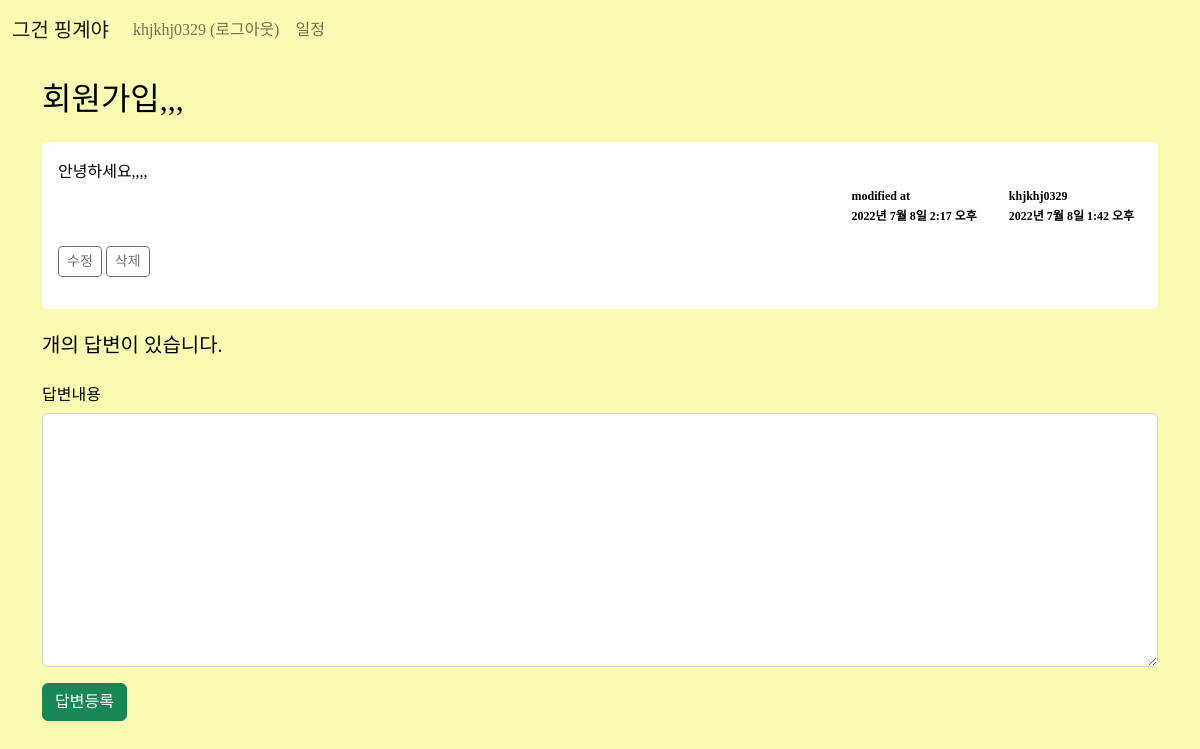
Screenshot of /2/ (signed in) with the database file from the repository.
### excuse/models.py (models this page shows, shortened)
class Excuse(models.Model):
    author = models.ForeignKey(User, on_delete=models.CASCADE)
    subject = models.CharField(max_length=200)
    content = models.TextField()
    create_date = models.DateTimeField()
    modify_date = models.DateTimeField(null=True, blank=True)

### excuse/views.py (the view)
# urls.py: path('<int:question_id>/', views.detail, name='detail'),
def detail(request, question_id):
    question = get_object_or_404(Excuse, pk=question_id)
    context = {'question': question}
    return render(request, 'excuse/excuse_detail.html', context)

### templates/excuse/excuse_detail.html (shortened to what this page needs)
{% extends 'base.html' %}
{% block content %}
{% load static %}
<link rel="stylesheet" href="{% static 'css/answer.css' %}">
<div class="container my-3">
<h2 class="border-bottom py-2">{{ question.subject }}</h2>
<div class="card my-3">
    <div class="card-body">
        <div class="card-text" style="white-space: pre-line;">{{ question.content }}</div>
        <div class="d-flex justify-content-end">
            {% if question.modify_date %}
            <div class="badge bg-light text-dark p-2 text-start mx-3">
                <div class="mb-2">modified at</div>
                <div>{{ question.modify_date }}</div>
            </div>
            {% endif %}
            <div class="badge bg-light text-dark p-2 text-start">
                <div class="mb-2">{{ question.author.username }}</div>
                <div>{{ question.create_date }}</div>
            </div>
        </div>
        <div class="my-3">
            {% if request.user == question.author %}
            <a href="{% url 'excuse:excuse_modify' question.id  %}"
               class="btn btn-sm btn-outline-secondary">수정</a>
            <a href="javascript:void(0)" class="delete btn btn-sm btn-outline-secondary"
       data-uri="{% url 'excuse:excuse_delete' question.id  %}">삭제</a>
            {% endif %}
        </div>
    </div>
</div>
    <h5 class="border-bottom my-3 py-2">{{question.answer_set.count}}개의 답변이 있습니다.</h5>
<form action="{% url 'excuse:board_create' question.id %}" method="post" class="my-3">
    <div class="mb-3">
        <label for="content" class="form-label">답변내용</label>
        <textarea {% if not user.is_authenticated %}disabled{% endif %}
              name="content" id="content" class="form-control" rows="10"></textarea>
    </div>
    <input type="submit" value="답변등록" class="btn btn-success">
</form>
</div>
{% endblock %}

### templates/navbar.html (shortened to what this page needs)
<nav class="navbar navbar-expand-lg navbar-light bg-light border-bottom">
    <div class="container-fluid">
        <a class="navbar-brand" href="{% url 'excuse:index' %}">그건 핑계야</a>
        <div class="collapse navbar-collapse" id="navbarSupportedContent">
            <ul class="navbar-nav">
                <li class="nav-item">
                    {% if user.is_authenticated %}
                    <a class="nav-link" href="{% url 'common:logout' %}">{{ user.username }} (로그아웃)</a>
                    {% else %}
                    <a class="nav-link" href="{% url 'common:login' %}">로그인</a>
                    {% endif %}
                </li>
                <li>
                    <a class="nav-link" href="{% url 'calendar:calendar' %}">일정</a>
                </li>
            </ul>
        </div>
    </div>
</nav>

### static/css/answer.css (style rules this page uses)
body { background-color: #F9FBB2; }

### rows the page displays
Excuse: subject "회원가입,,,", content "안녕하세요,,,,", modify_date "2022년 7월 8일 2:17 오후", author.username "khjkhj0329", create_date "2022년 7월 8일 1:42 오후"

### other values shown
{{ user.username }} "khjkhj0329"
